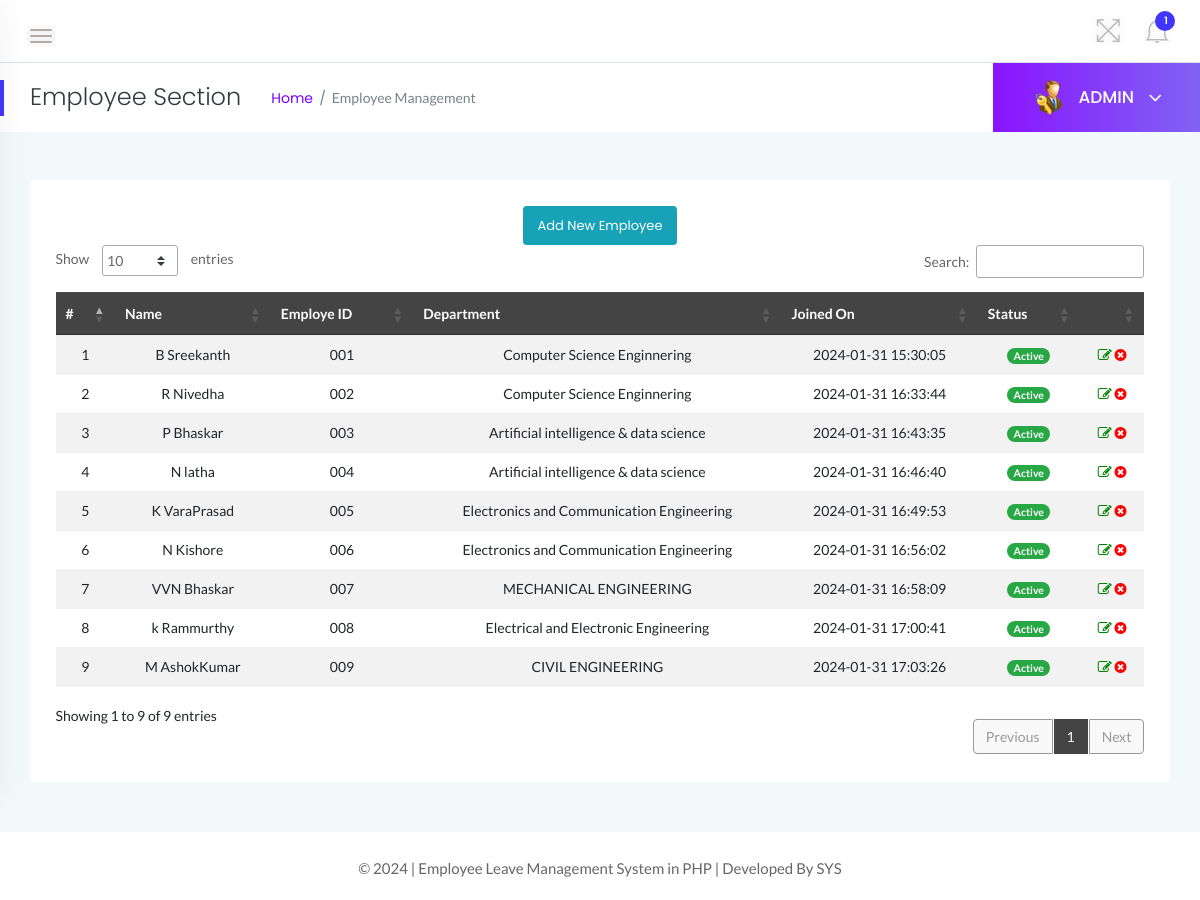
Screenshot of /admin/employees.php (signed in) with the database file from the repository.
### tables this page shows
CREATE TABLE `tblemployees` (
  `id` int(11) NOT NULL,
  `EmpId` varchar(100) NOT NULL,
  `FirstName` varchar(150) NOT NULL,
  `LastName` varchar(150) NOT NULL,
  `EmailId` varchar(200) NOT NULL,
  `Password` varchar(180) NOT NULL,
  `Gender` varchar(100) NOT NULL,
  `Dob` varchar(100) NOT NULL,
  `Department` varchar(255) NOT NULL,
  `Address` varchar(255) NOT NULL,
  `City` varchar(200) NOT NULL,
  `Country` varchar(150) NOT NULL,
  `Phonenumber` char(11) NOT NULL,
  `Status` int(1) NOT NULL,
  `RegDate` timestamp NOT NULL DEFAULT current_timestamp()
);

### admin/employees.php (the view, shortened to what this page needs)
<?php
    if(strlen($_SESSION['alogin'])==0){
    header('location:index.php');
    } else {
 ?>
<!doctype html>
<html class="no-js" lang="en">
<head>
    <link rel="stylesheet" href="../assets/css/bootstrap.min.css">
    <link rel="stylesheet" href="../assets/css/font-awesome.min.css">
    <link rel="stylesheet" href="../assets/css/themify-icons.css">
    <link rel="stylesheet" href="../assets/css/metisMenu.css">
    <link rel="stylesheet" href="../assets/css/owl.carousel.min.css">
    <link rel="stylesheet" href="../assets/css/slicknav.min.css">
    <link rel="stylesheet" href="https://www.amcharts.com/lib/3/plugins/export/export.css" type="text/css" media="all" />
    <link rel="stylesheet" type="text/css" href="https://cdn.datatables.net/1.10.19/css/jquery.dataTables.css">
    <link rel="stylesheet" type="text/css" href="https://cdn.datatables.net/1.10.18/css/dataTables.bootstrap4.min.css">
    <link rel="stylesheet" type="text/css" href="https://cdn.datatables.net/responsive/2.2.3/css/responsive.bootstrap.min.css">
    <link rel="stylesheet" type="text/css" href="https://cdn.datatables.net/responsive/2.2.3/css/responsive.jqueryui.min.css">
    <link rel="stylesheet" href="../assets/css/typography.css">
    <link rel="stylesheet" href="../assets/css/default-css.css">
    <link rel="stylesheet" href="../assets/css/styles.css">
    <link rel="stylesheet" href="../assets/css/responsive.css">
</head>
<body>
    <div class="page-container">
        <div class="main-content">
            <div class="header-area">
                <div class="row align-items-center">
                    <div class="col-md-6 col-sm-8 clearfix">
                        <div class="nav-btn pull-left">
                            <span></span>
                            <span></span>
                            <span></span>
                        </div>
                    </div>
                    <div class="col-md-6 col-sm-4 clearfix">
                        <ul class="notification-area pull-right">
                            <li id="full-view"><i class="ti-fullscreen"></i></li>
                            <?php include '../includes/admin-notification.php'?>
                        </ul>
                    </div>
                </div>
            </div>
            <div class="page-title-area">
                <div class="row align-items-center">
                    <div class="col-sm-6">
                        <div class="breadcrumbs-area clearfix">
                            <h4 class="page-title pull-left">Employee Section</h4>
                            <ul class="breadcrumbs pull-left">
                                <li><a href="dashboard.php">Home</a></li>
                                <li><span>Employee Management</span></li>
                            </ul>
                        </div>
                    </div>
                    <div class="col-sm-6 clearfix">
                        <div class="user-profile pull-right">
                            <img class="avatar user-thumb" src="../assets/images/admin.png" alt="avatar">
                            <h4 class="user-name dropdown-toggle" data-toggle="dropdown">ADMIN <i class="fa fa-angle-down"></i></h4>
                        </div>
                    </div>
                </div>
            </div>
            <div class="main-content-inner">
                <div class="row">
                    <div class="col-12 mt-5">
                        <div class="card">
                            <div class="card-body">
                                <div class="data-tables datatable-dark">
                                <center><a href="add-employee.php" class="btn btn-sm btn-info">Add New Employee</a></center>
                                    <table id="dataTable3" class="table table-hover table-striped text-center">
                                        <thead class="text-capitalize">
                                            <tr>
                                                <th>#</th>
                                                <th>Name</th>
                                                <th>Employe ID</th>
                                                <th>Department</th>
                                                <th>Joined On</th>
                                                <th>Status</th>
                                                <th></th>
                                            </tr>
                                        </thead>
                                        <tbody>
                                    <?php
                                    $sql = "SELECT EmpId,FirstName,LastName,Department,Status,RegDate,id from  tblemployees";
                                    $query = $dbh -> prepare($sql);
                                    $query->execute();
                                    $results=$query->fetchAll(PDO::FETCH_OBJ);
                                    $cnt=1;
                                    if($query->rowCount() > 0)
                                    {
                                    foreach($results as $result)
                                    {               ?>
                                        <tr>
                                            <td> <?php echo htmlentities($cnt);?></td>
                                            <td><?php echo htmlentities($result->FirstName);?>&nbsp;<?php echo htmlentities($result->LastName);?></td>
                                            <td><?php echo htmlentities($result->EmpId);?></td>
                                            <td><?php echo htmlentities($result->Department);?></td>
                                             <td><?php echo htmlentities($result->RegDate);?></td>
                                             <td><?php $stats=$result->Status;
                                            if($stats){
                                             ?>
                                                 <span class="badge badge-pill badge-success">Active</span>
                                                 <?php } else { ?>
                                                 <span class="badge badge-pill badge-danger">Inactive</span>
                                                 <?php } ?>
                                             </td>
                                            <td><a href="update-employee.php?empid=<?php echo htmlentities($result->id);?>"><i class="fa fa-edit" style="color:green"></i></a>
                                        <?php if($result->Status==1)
                                        {?>
                                        <a href="employees.php?inid=<?php echo htmlentities($result->id);?>" onclick="return confirm('Are you sure you want to inactive this employee?');"" > <i class="fa fa-times-circle" style="color:red" title="Inactive"></i>
                                        <?php } else {?>
                                            <a href="employees.php?id=<?php echo htmlentities($result->id);?>" onclick="return confirm('Are you sure you want to active this employee?');""><i class="fa fa-check" style="color:green" title="Active"></i>
                                            <?php } ?> </td>
                                        </tr>
                                         <?php $cnt++;} }?>
                                    </tbody>
                                    </table>
                                </div>
                            </div>
                        </div>
                    </div>
                </div>
                </div>
            </div>
            <?php include '../includes/footer.php' ?>
        </div>
</body>
</html>
<?php } ?>

### assets/css/typography.css (style rules this page uses)
body { font-size: 14px; font-family: 'Lato', sans-serif; }
h1, h2, h3, h4, h5, h6 { margin: 0; font-family: 'Poppins', sans-serif; }
a, a:visited { text-decoration: none; transition: all 0.3s ease-in-out; -webkit-transition: all 0.3s ease-in-out; -moz-transition: all 0.3s ease-in-out; -o-transition: all 0.3s ease-in-out; outline: 0; font-family: 'Poppins', sans-serif; }
ul, ol { margin-bottom: 0px; margin-top: 0px; padding: 0; }
ul { margin: 0; list-style-type: none; }

### assets/css/default-css.css (style rules this page uses)
* { margin: 0; padding: 0; box-sizing: border-box; }
*, *:before, *:after { -moz-box-sizing: border-box; -webkit-box-sizing: border-box; box-sizing: border-box; }
html { -webkit-font-smoothing: antialiased; }
body { background: #fff; font-weight: normal; -webkit-font-smoothing: antialiased; -webkit-text-size-adjust: 100%; }
img { max-width: 100%; height: auto; }
:root { --primary-color: #4336FB; }

### assets/css/responsive.css (style rules this page uses)
@media (min-width: 1200px) and (max-width: 1364px) { .nav-btn { position: fixed; z-index: 99; left: 363px; background: #303641; padding: 14px; top: 0; margin: 0; } }
@media (min-width: 1200px) and (max-width: 1364px) { .nav-btn span { background: #fffbfb; } }
@media (min-width: 1200px) and (max-width: 1364px) { .sbar_collapsed .nav-btn { position: initial; background: none; padding: 0; margin: 10px 30px 0 0; } }
@media (min-width: 1200px) and (max-width: 1364px) { .sbar_collapsed .nav-btn span { background: #b3aaaa; } }
@media (min-width: 1200px) and (max-width: 1364px) { .main-content-inner { padding: 0 15px 50px; } }
@media (min-width: 1200px) and (max-width: 1364px) { .page-container, .sbar_collapsed.page-container { padding-left: 0; } }

### rows the page displays
tblemployees: FirstName "B", LastName "Sreekanth", EmpId "001", Department "Computer Science Enginnering", RegDate "2024-01-31 15:30:05", Status "Active"
tblemployees: FirstName "R", LastName "Nivedha", EmpId "002", Department "Computer Science Enginnering", RegDate "2024-01-31 16:33:44", Status "Active"
tblemployees: FirstName "P", LastName "Bhaskar", EmpId "003", Department "Artificial intelligence & data science", RegDate "2024-01-31 16:43:35", Status "Active"
tblemployees: FirstName "N", LastName "latha", EmpId "004", Department "Artificial intelligence & data science", RegDate "2024-01-31 16:46:40", Status "Active"
tblemployees: FirstName "K", LastName "VaraPrasad", EmpId "005", Department "Electronics and Communication Engineering", RegDate "2024-01-31 16:49:53", Status "Active"
tblemployees: FirstName "N", LastName "Kishore", EmpId "006", Department "Electronics and Communication Engineering", RegDate "2024-01-31 16:56:02", Status "Active"
tblemployees: FirstName "VVN", LastName "Bhaskar", EmpId "007", Department "MECHANICAL ENGINEERING", RegDate "2024-01-31 16:58:09", Status "Active"
tblemployees: FirstName "k", LastName "Rammurthy", EmpId "008", Department "Electrical and Electronic Engineering", RegDate "2024-01-31 17:00:41", Status "Active"
tblemployees: FirstName "M", LastName "AshokKumar", EmpId "009", Department "CIVIL ENGINEERING", RegDate "2024-01-31 17:03:26", Status "Active"

### other values shown
$unreadcount "1"
